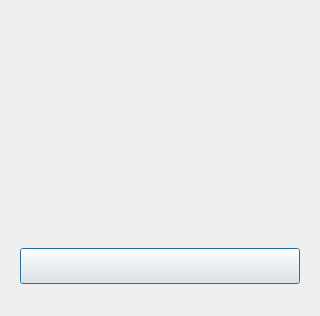
<?xml version="1.0" encoding="UTF-8"?>
<ui version="4.0">
 <class>MainWindow</class>
 <widget class="QDialog" name="MainWindow">
  <property name="geometry">
   <rect>
    <x>0</x>
    <y>0</y>
    <width>320</width>
    <height>316</height>
   </rect>
  </property>
  <property name="windowTitle">
   <string>AirPodsDesktop information</string>
  </property>
  <widget class="QLabel" name="deviceLabel">
   <property name="geometry">
    <rect>
     <x>10</x>
     <y>39</y>
     <width>300</width>
     <height>32</height>
    </rect>
   </property>
   <property name="toolTipDuration">
    <number>3</number>
   </property>
   <property name="text">
    <string/>
   </property>
   <property name="alignment">
    <set>Qt::AlignCenter</set>
   </property>
  </widget>
  <widget class="QWidget" name="animationContainer" native="true">
   <property name="geometry">
    <rect>
     <x>30</x>
     <y>84</y>
     <width>260</width>
     <height>122</height>
    </rect>
   </property>
   <layout class="QGridLayout" name="layoutAnimation">
    <property name="leftMargin">
     <number>8</number>
    </property>
    <property name="topMargin">
     <number>6</number>
    </property>
    <property name="rightMargin">
     <number>8</number>
    </property>
    <property name="bottomMargin">
     <number>6</number>
    </property>
   </layout>
  </widget>
  <widget class="QWidget" name="batteryRowsContainer" native="true">
   <property name="geometry">
    <rect>
     <x>20</x>
     <y>210</y>
     <width>280</width>
     <height>78</height>
    </rect>
   </property>
   <layout class="QVBoxLayout" name="layoutBatteryRows">
    <property name="spacing">
     <number>12</number>
    </property>
    <property name="leftMargin">
     <number>0</number>
    </property>
    <property name="topMargin">
     <number>0</number>
    </property>
    <property name="rightMargin">
     <number>0</number>
    </property>
    <property name="bottomMargin">
     <number>0</number>
    </property>
   </layout>
  </widget>
  <widget class="QLabel" name="bindHintLabel">
   <property name="geometry">
    <rect>
     <x>20</x>
     <y>210</y>
     <width>280</width>
     <height>30</height>
    </rect>
   </property>
   <property name="text">
    <string/>
   </property>
   <property name="alignment">
    <set>Qt::AlignCenter</set>
   </property>
   <property name="wordWrap">
    <bool>true</bool>
   </property>
  </widget>
  <widget class="QWidget" name="gridLayoutWidget_2">
   <property name="geometry">
    <rect>
     <x>280</x>
     <y>7</y>
     <width>31</width>
     <height>31</height>
    </rect>
   </property>
   <layout class="QGridLayout" name="layoutClose"/>
  </widget>
  <widget class="QPushButton" name="pushButton">
   <property name="geometry">
    <rect>
     <x>20</x>
     <y>248</y>
     <width>280</width>
     <height>36</height>
    </rect>
   </property>
   <property name="text">
    <string/>
   </property>
  </widget>
 </widget>
 <resources/>
 <connections/>
</ui>
